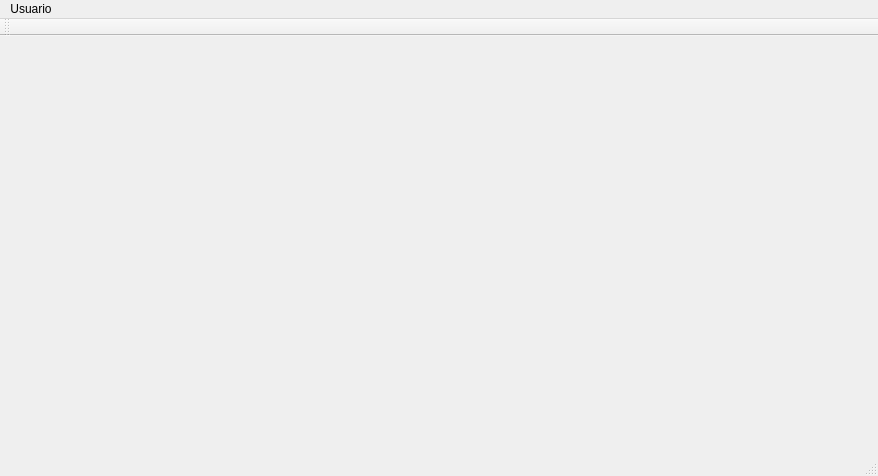
<?xml version="1.0" encoding="UTF-8"?>
<ui version="4.0">
 <class>PrestameSAS</class>
 <widget class="QMainWindow" name="PrestameSAS">
  <property name="geometry">
   <rect>
    <x>0</x>
    <y>0</y>
    <width>878</width>
    <height>476</height>
   </rect>
  </property>
  <property name="windowTitle">
   <string>Prestame S.A.S</string>
  </property>
  <property name="windowIcon">
   <iconset>
    <normaloff>../Iconos/Diamante Simbolo Prestame SAS.png</normaloff>../Iconos/Diamante Simbolo Prestame SAS.png</iconset>
  </property>
  <widget class="QWidget" name="centralWidget"/>
  <widget class="QMenuBar" name="menuBar">
   <property name="geometry">
    <rect>
     <x>0</x>
     <y>0</y>
     <width>878</width>
     <height>21</height>
    </rect>
   </property>
   <widget class="QMenu" name="menuUsuario">
    <property name="title">
     <string>Usuario</string>
    </property>
    <addaction name="actionIniciar_Sesion"/>
    <addaction name="actionRegistrarse"/>
   </widget>
   <addaction name="menuUsuario"/>
  </widget>
  <widget class="QToolBar" name="mainToolBar">
   <attribute name="toolBarArea">
    <enum>TopToolBarArea</enum>
   </attribute>
   <attribute name="toolBarBreak">
    <bool>false</bool>
   </attribute>
  </widget>
  <widget class="QStatusBar" name="statusBar"/>
  <action name="actionIniciar_Sesion">
   <property name="text">
    <string>Iniciar Sesion</string>
   </property>
  </action>
  <action name="actionRegistrarse">
   <property name="text">
    <string>Registrarse</string>
   </property>
  </action>
 </widget>
 <layoutdefault spacing="6" margin="11"/>
 <resources/>
 <connections/>
</ui>
